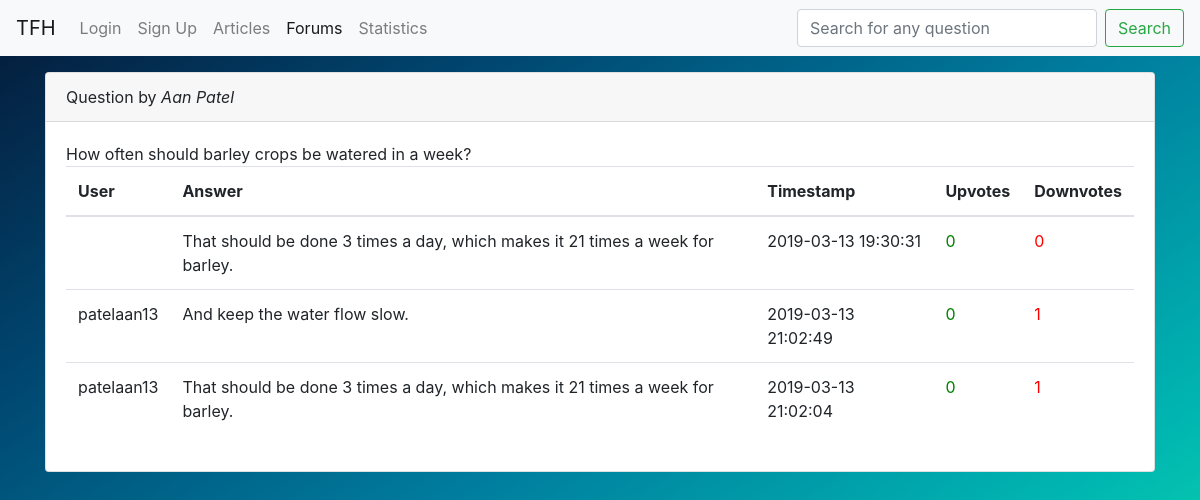
Page /forum/viewq.php?q=16 on the committed database.
### tables this page shows
CREATE TABLE `account` (
  `uid` int(10) NOT NULL,
  `username` varchar(50) NOT NULL,
  `email` varchar(40) DEFAULT NULL,
  `phoneNumber` int(10) NOT NULL,
  `password` varchar(40) NOT NULL,
  `language` varchar(40) NOT NULL,
  `fname` varchar(100) NOT NULL,
  `lname` varchar(100) NOT NULL,
  `village` varchar(50) NOT NULL,
  `dist` varchar(50) NOT NULL,
  `state` varchar(50) NOT NULL
);

CREATE TABLE `question` (
  `uid` int(10) NOT NULL,
  `qno` int(10) NOT NULL,
  `qtext` text NOT NULL,
  `qtimestamp` datetime NOT NULL DEFAULT CURRENT_TIMESTAMP ON UPDATE CURRENT_TIMESTAMP,
  `qupcount` int(11) NOT NULL DEFAULT '0',
  `qdowncount` int(11) NOT NULL DEFAULT '0'
);

CREATE TABLE `answer` (
  `qno` int(10) NOT NULL,
  `uid` int(10) NOT NULL,
  `atext` longtext NOT NULL,
  `atimestamp` timestamp NOT NULL DEFAULT CURRENT_TIMESTAMP,
  `aupcount` int(255) NOT NULL,
  `adowncount` int(255) NOT NULL
);

### forum/viewq.php (the view, shortened to what this page needs)
<?php
require("../includes/db.php");
$qno = $_REQUEST['q'];
$canAnswer = 0;
if(isset($_SESSION["uid"])){
$canAnswer=1;
$uid = $_SESSION['uid'];
$udqry = "SELECT * FROM qupdown WHERE qno=$qno AND uid=$uid";
$udres = mysqli_query($con, $udqry);
	if($udres!=false && mysqli_num_rows($udres)>0){
		$udrow = mysqli_fetch_assoc($udres);
		if($udrow['ud']==1){
			$uvs = '<i id="usvg" data-vi="angle-top" data-vi-size="30" style="color: green;"></i>';
			$dvs = '<i id="dsvg" data-vi="angle-bottom" data-vi-size="30" style="color: black;"></i>';
			$udsituation="Upvoted";
		}
		else if($udrow['ud']==0){
			$uvs = '<i id="usvg" data-vi="angle-top" data-vi-size="30" style="color: black;"></i>';
			$dvs = '<i id="dsvg" data-vi="angle-bottom" data-vi-size="30" style="color: red;"></i>';
			$udsituation="Downvoted";
		}
	}
	else{
		$uvs = '<i id="usvg" data-vi="angle-top" data-vi-size="30" style="color: black;"></i>';
		$dvs = '<i id="dsvg" data-vi="angle-bottom" data-vi-size="30" style="color: black;"></i>';
		$udsituation = "Resetted";
	}
}
else{
$canAnswer=0;
}
$qry = "SELECT qtext,uid FROM question WHERE qno = $qno";
$res = mysqli_query($con, $qry) or die(mysqli_error($con));
$row = mysqli_fetch_array($res);
$qtext = $row['qtext'];
$postingUser = $row['uid'];
?>
<!DOCTYPE html>
<html lang="en">
  <head>
    <link rel="stylesheet" href="https://maxcdn.bootstrapcdn.com/bootstrap/4.2.1/css/bootstrap.min.css"/>
  </head>
  <body class="bg">
    <nav class="navbar navbar-expand-lg fixed-top navbar-light bg-light">
	  <a class="navbar-brand" href="#">TFH</a>
	  <div class="collapse navbar-collapse" id="navbarNav">
		<ul class="navbar-nav">
      <?php if($canAnswer){ ?>
      	<li class="nav-item">
			<a class="nav-link" href="../dashboard/dashboard.php">Dashboard</a>
		  </li>
		  <li class="nav-item">
			<a class="nav-link" href="#">Articles</a>
		  </li>
		  <li class="nav-item active">
			<a class="nav-link" href="../forum/forum.php">Forums</a>
		  </li>
		  <li class="nav-item">
			<a class="nav-link" href="#">Statistics</a>
		  </li>
      <li class="nav-item">
      <a class="nav-link" href="../logout/logout.php">Logout</a>
      </li>
    <?php
	}
	else{
    ?>
          <li class="nav-item">
			<a class="nav-link" href="../login/login.php">Login</a>
		  </li>
		  <li class="nav-item">
			<a class="nav-link" href="../signup/signup.php">Sign Up</a>
		  </li>
		  	<li class="nav-item">
			<a class="nav-link" href="#">Articles</a>
		  </li>
		  <li class="nav-item active">
			<a class="nav-link" href="../forum/forum.php">Forums</a>
		  </li>
		  <li class="nav-item">
			<a class="nav-link" href="#">Statistics</a>
		  </li>
<?php } ?>
		</ul>
	  </div>
		<form class="form-inline my-2 my-lg-0" style="float:right;" action="searchq.php" method="get">
		  <input class="form-control mr-sm-2" style="width: 300px" name="search" type="search" placeholder="Search for any question" aria-label="Search">
		  <button class="btn btn-outline-success my-2 my-sm-0" type="submit">Search</button>
		</form>
	</nav>
    <br>
	<br>
    <br>
    <div class="container">
      <div class="card">
        <div class = "card-header">
          Question by <i>
          <?php
          	$qry = "SELECT * FROM account WHERE uid=$postingUser";
          	$res = mysqli_query($con, $qry);
          	$row = mysqli_fetch_assoc($res);
          	echo $row['fname']." ".$row['lname'];
          ?>
      	  </i>
        </div>
        <div class = "card-body">
          <?php echo $qtext;
          ?>
      	<br>
      			<table class="table">
      				<thead><th>User</th><th>Answer</th><th>Timestamp</th><th>Upvotes</th><th>Downvotes</th></thead>
      				<?php
      				  $qry = "SELECT * FROM answer WHERE qno=$qno ORDER BY (aupcount-adowncount) DESC, atimestamp DESC";
      				  $res = mysqli_query($con, $qry) or die(mysqli_error($con));
      				  if($res==false||mysqli_num_rows($res)==0){
      				?>
      				  <tr><td>---</td><td>No answers yet...</td><td>---</td><td>-</td><td>-</td>
      				<?php
      				  }
      				  else{
      				  	while($row = mysqli_fetch_assoc($res)){
                  $qry = "SELECT username FROM account WHERE uid=".$row['uid'];
                  $res2 = mysqli_query($con, $qry) or die(mysqli_error($con));
                  $r = mysqli_fetch_array($res2);
                  echo "<tr>
                      <td>".$r['username']."</td>
      								<td>".$row['atext']."</td>
      								<td>".$row['atimestamp']."</td>";
      			  if($canAnswer){
      			  echo "
      								<td style='color: green;' id='upCounter'>".'<span id="upCounter'.$row['uid'].$row['qno'].'">'.$row['aupcount'].'</span>'.'<button class="btn btn-default" id="btnup'.$row['uid'].$row['qno'].'" '.'onclick="aupvote('.$row['qno'].','.$row['uid'].')"'.'><span data-vi="angle-top" data-vi-size="20"></span></button></td>'.
      								"<td style='color: red;'>".'<span id="downCounter'.$row['uid'].$row['qno'].'">'.$row['adowncount'].'</span>'.'<button class="btn btn-default" id="btndown'.$row['uid'].$row['qno'].'" '.'onclick="adownvote('.$row['qno'].','.$row['uid'].')"'.'><span data-vi="angle-bottom" data-vi-size="20"></span></button></td>';
      							}
      			else{
      				echo "<td style='color:green;'>".$row['aupcount']."</td>";
      				echo "<td style='color:red;'>".$row['adowncount']."</td>";
      			}
      			  echo "</td>
      							</tr>";
      				  	}
      				  }
      				?>
 				</table>
 				</div>
    </div>
    </div>
  </body>
</html>

### forum/viewq.php (style rules this page uses)
body, html, .bg { height: fill; min-height: 100%; }
.bg { background-image: linear-gradient(to right bottom, #051937, #004872, #007d9e, #00b5b1, #12eba9); min-height: 100%; background-position: center; background-repeat: no-repeat; background-size: cover; }

### rows in the picture
account: fname "Aan", lname "Patel"
question: qtext "How often should barley crops be watered in a week?"
answer: atext "That should be done 3 times a day, which makes it 21 times a week for barley.", atimestamp "2019-03-13 19:30:31", aupcount "0", adowncount "0"
answer: account.username "patelaan13", atext "And keep the water flow slow.", atimestamp "2019-03-13 21:02:49", aupcount "0", adowncount "1"
answer: account.username "patelaan13", atext "That should be done 3 times a day, which makes it 21 times a week for barley.", atimestamp "2019-03-13 21:02:04", aupcount "0", adowncount "1"
